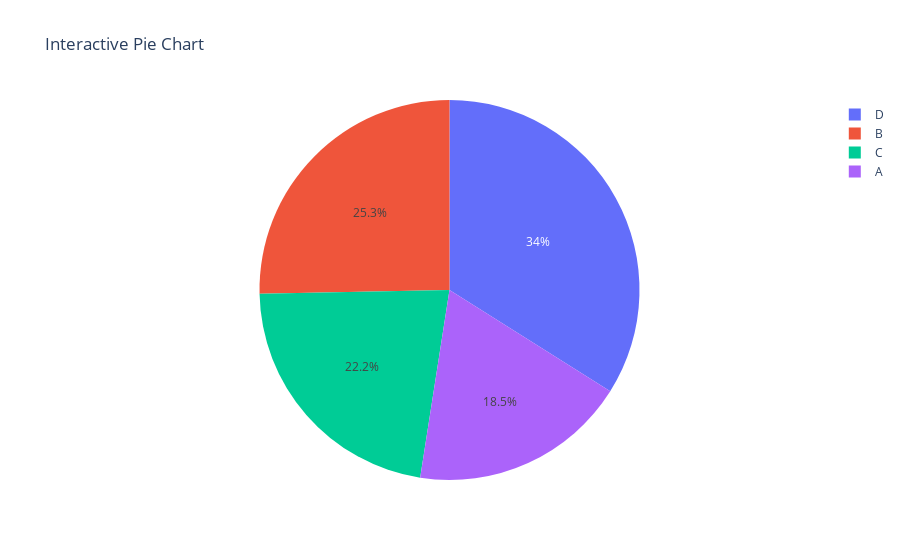

Notebook code cell kept with this figure:
### Code cell
#Q21
labels = ['A','B','C','D']
values = np.random.randint(1,100,size=4)

fig = px.pie(names=labels,values=values,title='Interactive Pie Chart')
fig.show()

### Figure 1 — Plotly figure (JSON) as saved in the notebook; plotly's stock layout.template omitted (floating-point values rounded to 4 significant figures)
{"data": [{"domain": {"x": [0, 1], "y": [0, 1]}, "hovertemplate": "label=%{label}<br>value=%{value}<extra></extra>", "labels": ["A", "B", "C", "D"], "legendgroup": "", "name": "", "showlegend": true, "type": "pie", "values": [30, 41, 36, 55]}], "layout": {"legend": {"tracegroupgap": 0}, "title": {"text": "Interactive Pie Chart"}}}
